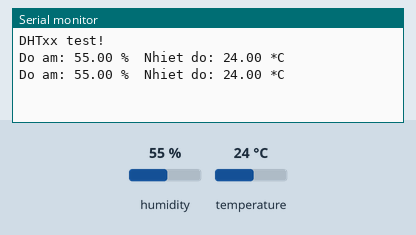
Simulated run of this sketch. Board: Arduino Uno, built with avr-gcc and run on an emulated ATmega328P. Shown: the last lines printed to the serial monitor. The inputs (shaded band) are chosen by the test bench; at power-on: humidity 55 %, temperature 24 °C.

Above: at 4.8 s.
4.9 s: humidity set to 22 %
At 6.9 s:
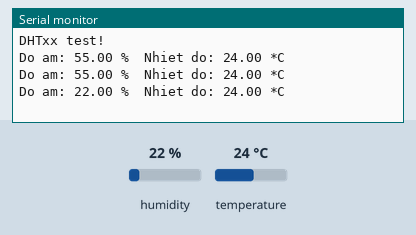
7.9 s: temperature set to 12 °C
At 8.7 s:
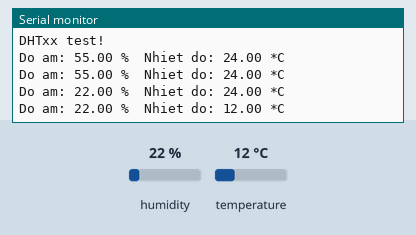
10.9 s: humidity set to 40 %
At 13.3 s:
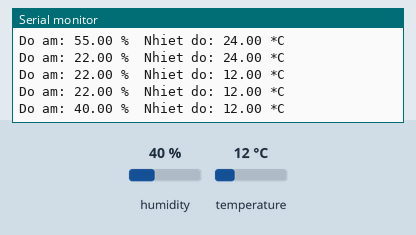
Timing chart, 0 to 14.8 s (numbered marks = the images above; inputs shaded):
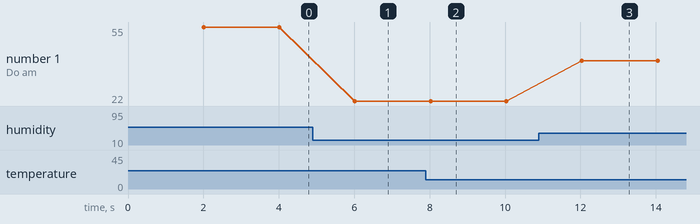

Measured:
- after the input at 4.9 s, the serial monitor: prints a new line after 1.1 s (image 1)
- after the input at 7.9 s, the serial monitor: prints a new line after 0.13 s (image 2)
- after the input at 10.9 s, the serial monitor: prints a new line after 1.1 s (image 3)
- plotted number 1: 55 → 22 after the input at 4.9 s, 22 → 40 after the input at 10.9 s

The sketch:

ReadDHT22.ino
```cpp
// Chương trình đọc nhiệt độ, độ ẩm từ cảm biến DHT
// Written by ladyada, public domain
// Chỉnh  sửa cho Arduino bởi hocARM.org

#include "DHT.h"

#define DHTPIN 2     // Chân DATA nối với chân 2

// Uncomment loại cảm biến bạn sử dụng, nếu DHT11 thì uncomment DHT11 và comment DHT22
//#define DHTTYPE DHT11   // DHT 11
#define DHTTYPE DHT22   // DHT 22  (AM2302), AM2321
//#define DHTTYPE DHT21   // DHT 21 (AM2301)

// Kết nối
// DHT       | Arduino
//----------------
// VCC(1)    |  5V
// DATA(2)   |  2
// NC(3)     |  x
// GND(4)    |  GND

// Kết nối chân 1 của DHT với 3.3V
// Chân 2 kết nối với bất kỳ chân nào của TIVA C
// Chân 4 nối với GND
// Nối trở 10k giữa chân 1 và chân 2

// Khởi tạo cảm biến
DHT dht(DHTPIN, DHTTYPE);

void setup() {
  // Khởi tạo cổng serial baud 115200
  Serial.begin(115200);
  Serial.println("DHTxx test!");
  // Bắt đầu đọc dữ liệu
  dht.begin();
}

void loop() {
  // Đợi chuyển đổi dữ liệu khoảng 2s
  delay(2000);

  float h = dht.readHumidity();
  // Đọc giá trị nhiệt độ C (mặc định)
  float t = dht.readTemperature();
  // Đọc giá trị nhiệt độ F(isFahrenheit = true)
  float f = dht.readTemperature(true);

  // Kiểm tra quá trình đọc thành công hay không
  if (isnan(h) || isnan(t) || isnan(f)) {
    Serial.println("Failed to read from DHT sensor!");
    return;
  }

  // Tính chỉ số nhiệt độ F (mặc định)
  //  float hif = dht.computeHeatIndex(f, h);
  // Tính chỉ số nhiệt độ C (isFahreheit = false)
  //  float hic = dht.computeHeatIndex(t, h, false);

  // IN thông tin ra màn hình
  Serial.print("Do am: ");
  Serial.print(h);
  Serial.print(" %\t");
  Serial.print("Nhiet do: ");
  Serial.print(t);
  Serial.println(" *C ");

}
```
